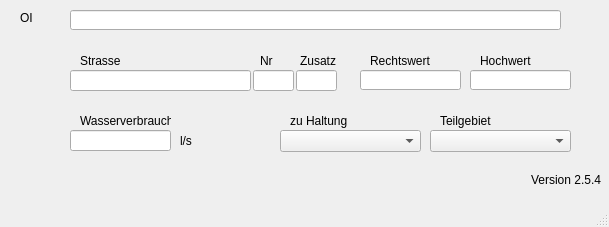
<?xml version="1.0" encoding="UTF-8"?>
<ui version="4.0">
 <class>MainWindow</class>
 <widget class="QMainWindow" name="MainWindow">
  <property name="enabled">
   <bool>true</bool>
  </property>
  <property name="geometry">
   <rect>
    <x>0</x>
    <y>0</y>
    <width>609</width>
    <height>227</height>
   </rect>
  </property>
  <property name="windowTitle">
   <string>MainWindow</string>
  </property>
  <widget class="QWidget" name="centralwidget">
   <widget class="QLabel" name="label_20">
    <property name="geometry">
     <rect>
      <x>290</x>
      <y>110</y>
      <width>81</width>
      <height>21</height>
     </rect>
    </property>
    <property name="text">
     <string>zu Haltung</string>
    </property>
   </widget>
   <widget class="QLabel" name="label">
    <property name="geometry">
     <rect>
      <x>20</x>
      <y>10</y>
      <width>61</width>
      <height>16</height>
     </rect>
    </property>
    <property name="text">
     <string>OI</string>
    </property>
   </widget>
   <widget class="QLabel" name="label_5">
    <property name="geometry">
     <rect>
      <x>80</x>
      <y>110</y>
      <width>91</width>
      <height>21</height>
     </rect>
    </property>
    <property name="text">
     <string>Wasserverbrauch</string>
    </property>
   </widget>
   <widget class="QLabel" name="label_22">
    <property name="geometry">
     <rect>
      <x>440</x>
      <y>110</y>
      <width>71</width>
      <height>21</height>
     </rect>
    </property>
    <property name="text">
     <string>Teilgebiet</string>
    </property>
   </widget>
   <widget class="QLineEdit" name="OI">
    <property name="geometry">
     <rect>
      <x>70</x>
      <y>10</y>
      <width>491</width>
      <height>20</height>
     </rect>
    </property>
   </widget>
   <widget class="QLineEdit" name="wasserverbrauch">
    <property name="geometry">
     <rect>
      <x>70</x>
      <y>130</y>
      <width>101</width>
      <height>21</height>
     </rect>
    </property>
   </widget>
   <widget class="QComboBox" name="haltnam">
    <property name="geometry">
     <rect>
      <x>280</x>
      <y>130</y>
      <width>141</width>
      <height>22</height>
     </rect>
    </property>
   </widget>
   <widget class="QComboBox" name="teilgebiet">
    <property name="geometry">
     <rect>
      <x>430</x>
      <y>130</y>
      <width>141</width>
      <height>22</height>
     </rect>
    </property>
   </widget>
   <widget class="QLabel" name="label_3">
    <property name="geometry">
     <rect>
      <x>370</x>
      <y>50</y>
      <width>61</width>
      <height>21</height>
     </rect>
    </property>
    <property name="font">
     <font>
      <weight>50</weight>
      <bold>false</bold>
     </font>
    </property>
    <property name="text">
     <string>Rechtswert</string>
    </property>
   </widget>
   <widget class="QLineEdit" name="Rechtswert">
    <property name="geometry">
     <rect>
      <x>360</x>
      <y>70</y>
      <width>101</width>
      <height>20</height>
     </rect>
    </property>
   </widget>
   <widget class="QLabel" name="label_6">
    <property name="geometry">
     <rect>
      <x>180</x>
      <y>130</y>
      <width>31</width>
      <height>21</height>
     </rect>
    </property>
    <property name="text">
     <string>l/s</string>
    </property>
   </widget>
   <widget class="QLabel" name="label_4">
    <property name="geometry">
     <rect>
      <x>480</x>
      <y>50</y>
      <width>51</width>
      <height>21</height>
     </rect>
    </property>
    <property name="font">
     <font>
      <weight>50</weight>
      <bold>false</bold>
     </font>
    </property>
    <property name="text">
     <string>Hochwert</string>
    </property>
   </widget>
   <widget class="QLineEdit" name="Hochwert">
    <property name="geometry">
     <rect>
      <x>470</x>
      <y>70</y>
      <width>101</width>
      <height>20</height>
     </rect>
    </property>
   </widget>
   <widget class="QLabel" name="label_7">
    <property name="geometry">
     <rect>
      <x>80</x>
      <y>50</y>
      <width>51</width>
      <height>21</height>
     </rect>
    </property>
    <property name="text">
     <string>Strasse</string>
    </property>
   </widget>
   <widget class="QLineEdit" name="Strassenname">
    <property name="geometry">
     <rect>
      <x>70</x>
      <y>70</y>
      <width>181</width>
      <height>21</height>
     </rect>
    </property>
   </widget>
   <widget class="QLineEdit" name="Hausnummer">
    <property name="geometry">
     <rect>
      <x>253</x>
      <y>70</y>
      <width>41</width>
      <height>21</height>
     </rect>
    </property>
   </widget>
   <widget class="QLineEdit" name="Zusatz">
    <property name="geometry">
     <rect>
      <x>296</x>
      <y>70</y>
      <width>41</width>
      <height>21</height>
     </rect>
    </property>
   </widget>
   <widget class="QLabel" name="label_8">
    <property name="geometry">
     <rect>
      <x>260</x>
      <y>50</y>
      <width>31</width>
      <height>21</height>
     </rect>
    </property>
    <property name="text">
     <string>Nr</string>
    </property>
   </widget>
   <widget class="QLabel" name="label_9">
    <property name="geometry">
     <rect>
      <x>300</x>
      <y>50</y>
      <width>41</width>
      <height>21</height>
     </rect>
    </property>
    <property name="text">
     <string>Zusatz</string>
    </property>
   </widget>
   <widget class="QLabel" name="lb_version">
    <property name="geometry">
     <rect>
      <x>530</x>
      <y>170</y>
      <width>71</width>
      <height>20</height>
     </rect>
    </property>
    <property name="toolTip">
     <string>Version QKan Import</string>
    </property>
    <property name="text">
     <string>Version 2.5.4</string>
    </property>
    <property name="alignment">
     <set>Qt::AlignRight|Qt::AlignTrailing|Qt::AlignVCenter</set>
    </property>
   </widget>
  </widget>
  <widget class="QMenuBar" name="menubar">
   <property name="geometry">
    <rect>
     <x>0</x>
     <y>0</y>
     <width>609</width>
     <height>21</height>
    </rect>
   </property>
  </widget>
  <widget class="QStatusBar" name="statusbar"/>
 </widget>
 <tabstops>
  <tabstop>OI</tabstop>
  <tabstop>wasserverbrauch</tabstop>
  <tabstop>teilgebiet</tabstop>
  <tabstop>Rechtswert</tabstop>
  <tabstop>haltnam</tabstop>
 </tabstops>
 <resources/>
 <connections/>
</ui>
